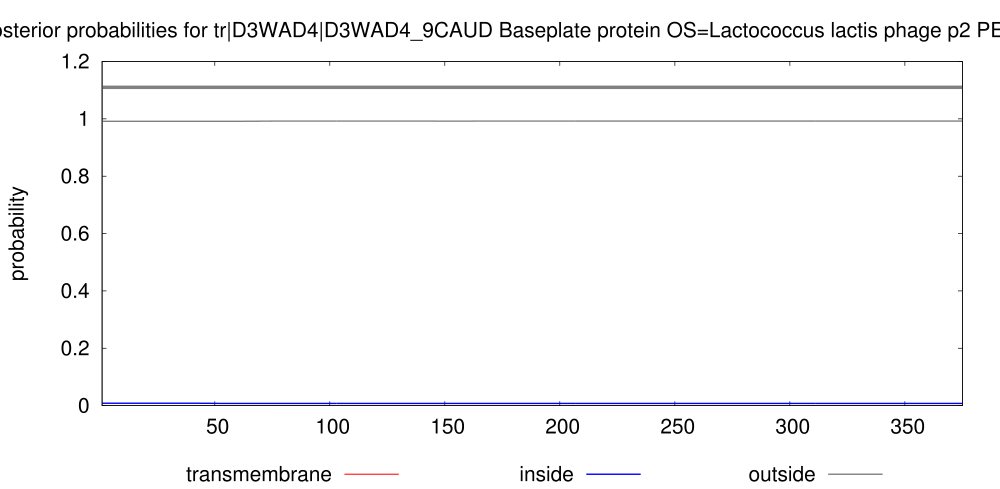

Write gnuplot code to recreate this figure.
set arrow from 1,1.11 to 375,1.11 nohead lt 9 lw 10
set key below
set title "TMHMM posterior probabilities for tr|D3WAD4|D3WAD4_9CAUD Baseplate protein OS=Lactococcus lactis phage p2 PE=4 SV=1 ORF=16"
set yrange [0:1.2]
set size 2., 1.4
#set xlabel "position"
set ylabel "probability"
set xrange [1:375]
# Make the ps plot
set term postscript eps color solid "Helvetica" 30
set output "./TMHMM_9908/tr_D3WAD4_D3WAD4_9CAUD.eps"
plot "./TMHMM_9908/tr_D3WAD4_D3WAD4_9CAUD.plp" using 1:4 title "transmembrane" with impulses lt 1 lw 3, \
"" using 1:3 title "inside" with line lt 3 lw 4, \
"" using 1:5 title "outside" with line lt 9 lw 4
exit
